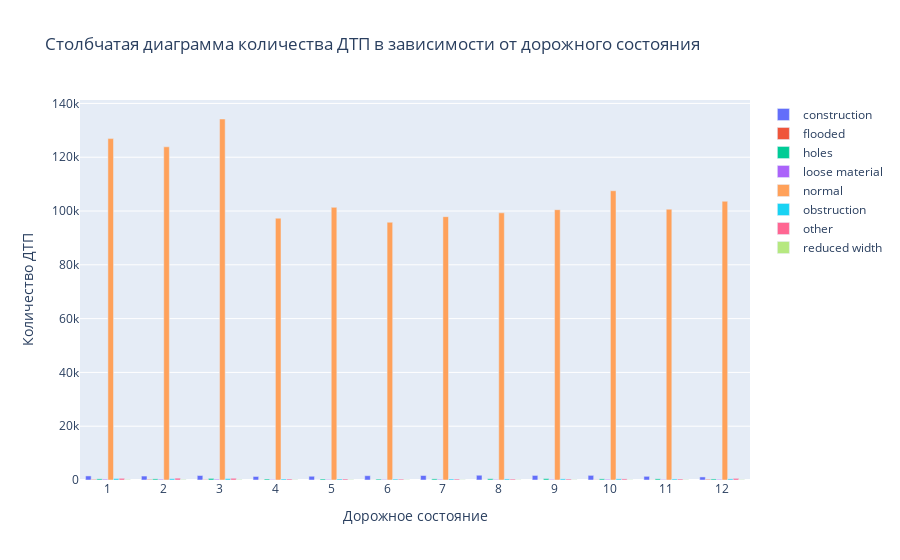

The code cell stored with this chart in its notebook:
### Markdown cell above
[![imag](https://sun9-56.userapi.com/impg/lnZi3xO9rfyxK9gz5vML_7HpHagmrTBwKyNUUw/Pt5ed9MH3UA.jpg?size=1500x400&quality=95&sign=f87f9891e456066bcc8d5f8dfc9965b6&type=album)]()

### Code cell
df_raw_pt = df_raw.pivot_table(index='month', values='count', aggfunc='mean', columns='road_condition_1')

data = []
for col in df_raw_pt.columns:
    data.append(go.Bar(x=df_raw_pt.index.astype(str), y=df_raw_pt[col], name=col))
fig = go.Figure(data=data, layout=layout)
fig.update_layout(
    xaxis_title='Дорожное состояние', 
    yaxis_title='Количество ДТП', 
    title='Столбчатая диаграмма количества ДТП в зависимости от дорожного состояния')
iplot(fig)

### Figure 1 — Plotly figure (JSON) as saved in the notebook; plotly's stock layout.template omitted (floating-point values rounded to 4 significant figures)
{"data": [{"name": "construction", "type": "bar", "x": ["1", "2", "3", "4", "5", "6", "7", "8", "9", "10", "11", "12"], "y": [1513, 1467, 1673, 1315, 1394, 1597, 1671, 1769, 1694, 1720, 1367, 1137]}, {"name": "flooded", "type": "bar", "x": ["1", "2", "3", "4", "5", "6", "7", "8", "9", "10", "11", "12"], "y": [213, 219, 143, 40, 18, 25, 12, 26, 21, 78, 44, 244]}, {"name": "holes", "type": "bar", "x": ["1", "2", "3", "4", "5", "6", "7", "8", "9", "10", "11", "12"], "y": [425, 415, 588, 377, 367, 343, 416, 471, 511, 422, 432, 385]}, {"name": "loose material", "type": "bar", "x": ["1", "2", "3", "4", "5", "6", "7", "8", "9", "10", "11", "12"], "y": [304, 282, 296, 182, 192, 194, 233, 204, 213, 252, 190, 229]}, {"name": "normal", "type": "bar", "x": ["1", "2", "3", "4", "5", "6", "7", "8", "9", "10", "11", "12"], "y": [126919, 123873, 134209, 97337, 101370, 95820, 97898, 99323, 100494, 107537, 100690, 103624]}, {"name": "obstruction", "type": "bar", "x": ["1", "2", "3", "4", "5", "6", "7", "8", "9", "10", "11", "12"], "y": [533, 472, 508, 376, 368, 351, 378, 398, 419, 433, 390, 411]}, {"name": "other", "type": "bar", "x": ["1", "2", "3", "4", "5", "6", "7", "8", "9", "10", "11", "12"], "y": [624, 678, 635, 377, 378, 325, 348, 340, 352, 412, 369, 600]}, {"name": "reduced width", "type": "bar", "x": ["1", "2", "3", "4", "5", "6", "7", "8", "9", "10", "11", "12"], "y": [173, 171, 182, 112, 136, 99, 84, 101, 101, 97, 116, 143]}], "layout": {"hovermode": false, "title": {"text": "Столбчатая диаграмма количества ДТП в зависимости от дорожного состояния"}, "xaxis": {"title": {"text": "Дорожное состояние"}}, "yaxis": {"title": {"text": "Количество ДТП"}}}}
